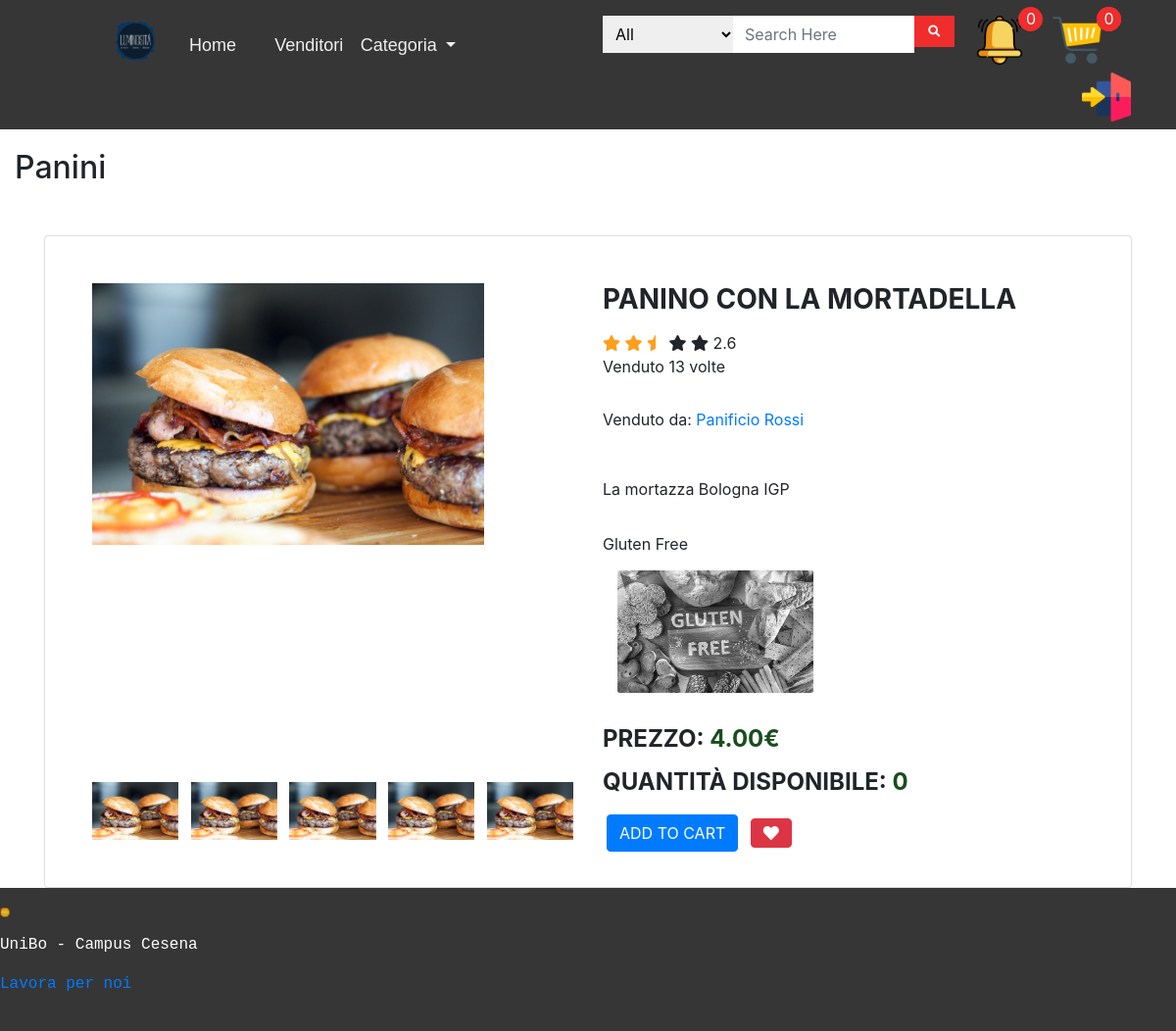
Screenshot of /foodCategory.php?id=4 with the database file from the repository.
### tables this page shows
CREATE TABLE `prodotto` (
  `prodottoID` int(11) NOT NULL,
  `nomeProd` mediumtext NOT NULL,
  `descrProd` text NOT NULL,
  `prezzo` decimal(10,2) UNSIGNED NOT NULL,
  `glutenFree` tinyint(4) NOT NULL DEFAULT 0,
  `quantity` int(11) UNSIGNED NOT NULL,
  `venduto` int(11) NOT NULL,
  `vendorID` int(11) NOT NULL,
  `foodType` int(11) NOT NULL
);

CREATE TABLE `foodcategory` (
  `CategoryID` int(11) NOT NULL,
  `CategoryName` text NOT NULL,
  `CategoryDescr` text NOT NULL
);

CREATE TABLE `venditore` (
  `vendorID` int(11) NOT NULL,
  `nomeAzienda` text NOT NULL,
  `indirizzo` text NOT NULL,
  `orariConsegna` text NOT NULL,
  `contatto` text NOT NULL,
  `descrizione` text NOT NULL,
  `userID` int(11) NOT NULL
);

### foodCategory.php (called while the page is built, shortened)
<?php
require_once 'bootstrap.php';
$templateParams["nome"] = "foodList.php";
$templateParams["categorie"] = $dbh->getFoodTypes();
$idcategoria = -1;
if(isset($_GET["id"])){
    $idcategoria = $_GET["id"];
}
$nomecategoria = $dbh->getSpecificCat($idcategoria)[0];
if(count($nomecategoria)>0){
    $templateParams["titolo_pagina"] = $nomecategoria["CategoryName"];
    $templateParams["articoli"] = $dbh->getFoodSpecificDetails($nomecategoria["CategoryID"]);
    $templateParams["list-type"]="container";
}
else{
    $templateParams["titolo_pagina"] = "Al momento non ci sono prodotti";
    $templateParams["articoli"] = array();
}
require 'template/base.php';
?>

### db/database.php (called while the page is built, shortened)
<?php
class DatabaseHelper{
    private $db;
    public function __construct($servername, $username, $password, $dbname, $port){
        $this->db = new mysqli($servername, $username, $password, $dbname, $port);
    }
    public function getFoodTypes(){
        $stmt = $this->db->prepare("SELECT CategoryID, CategoryName, CategoryDescr FROM foodcategory");
        $stmt->execute();
        $result = $stmt->get_result();
        return $result->fetch_all(MYSQLI_ASSOC);
    }
    public function getFoodSpecificDetails($type) {
        $sql = "SELECT
                    `prodottoID`,
                     p.`vendorID`,
                    `CategoryID`,
                    `CategoryName`,
                    `nomeProd`,
                    `descrProd`,
                    `glutenFree`,
                    `quantity`,
                    `prezzo`,
                    `venduto`,
                    `nomeAzienda`
                FROM `prodotto` AS p LEFT JOIN `venditore` AS c1 ON p.vendorID = c1.vendorID
                LEFT JOIN `foodcategory` AS c2 ON p.foodType = c2.CategoryID
                WHERE `foodType` = ?;";
        $stmt = $this->db->prepare($sql);
        $stmt->bind_param('i', $type);
        $stmt->execute();
        $result = $stmt->get_result();
        return $result->fetch_all(MYSQLI_ASSOC);
    }
    public function starRate($value){
        $val = $value / 5;
        return $val;
    }
    public function getSpecificCat($id){
        $sql = "SELECT CategoryID, CategoryName FROM foodcategory WHERE CategoryID = ?";
        $stmt = $this->db->prepare($sql);
        $stmt->bind_param('i', $id);
        $stmt->execute();
        $result = $stmt->get_result();
        return $result->fetch_all(MYSQLI_ASSOC);
    }
}

### bootstrap.php (called while the page is built, shortened)
<?php
require_once("db/database.php");
$dbh = new DatabaseHelper("localhost", "root", "", "luminosita_db", 3306);?>

### template/base.php (the view, shortened to what this page needs)
<?php if(isset($_COOKIE["logged"]) && isset($_COOKIE["mail"]) && isset($_COOKIE["id"])){
    $templateParams["toReadNotif"] = $dbh->getNotificationToRead($_COOKIE["id"]);
} else {
    $templateParams["toReadNotif"] = 0;
}?>
<html lang="it">
<head>
    <link rel="stylesheet" type="text/css" href="./css/main_style.css"/>
    <link href="https://cdn.jsdelivr.net/npm/bootstrap@5.0.2/dist/css/bootstrap.min.css" rel="stylesheet">
    <link rel="stylesheet" href="https://cdn.jsdelivr.net/npm/bootstrap@4.3.1/dist/css/bootstrap.min.css"/>
    <link rel='stylesheet' href='https://cdnjs.cloudflare.com/ajax/libs/font-awesome/4.7.0/css/font-awesome.min.css'/>
    <link rel="stylesheet" href="https://use.fontawesome.com/releases/v5.10.2/css/all.css" />
    <link rel='stylesheet' href='https://gitcdn.github.io/bootstrap-toggle/2.2.2/css/bootstrap-toggle.min.css'/>
    <link rel="stylesheet" href="https://www.markuptag.com/bootstrap/5/css/bootstrap.min.css" />
    <?php endforeach;
    $templateParams["category"] = $dbh->getFoodTypes();
    ?>
</head>
<body>
<header class="navbar navbar-inverse navbar-static-top">
<div class="container-fluid">
        <div class="row">
            <div class="col-lg-6 col-md-6">
                <nav class="navbar navbar-expand-xl navbar-light">
                    <div class="container-fluid">
                        <a href="index.php" class="navbar-brand">
                            <img style="width: 400px" src="<?php echo LOGO."scuro.png"; ?>" alt="logo" class="img-fluid" />
                        </a>
                        <div class="collapse navbar-collapse" id="navbarNavDropdown">
                            <ul class="navbar-nav mx-auto">
                                <li class="nav-item">
                                    <a class="nav-link active" aria-current="page" href="index.php">Home</a>
                                </li>
                                <li class="nav-item">
                                    <a class="nav-link active" aria-current='page' href="foodVendor.php?list">Venditori</a>
                                </li>
                                <li class="nav-item dropdown">
                                    <a class="nav-link dropdown-toggle" href="#" id="navbarDropdownMenuLink" role="button" data-bs-toggle="dropdown" aria-expanded="false">
                                        Categoria
                                    </a>
                                </li>
                            </ul>
                        </div>
                    </div>
                </nav>
            </div>
            <div class="col-lg-4 col-md-3">
                <div class="header-search mt-2">
                    <div class="search-form">
                        <form method="get">
                            <div class="input-group">
                                <div class="select-style">
                                    <select name="order">
                                        <option class="topshow" value="1">All</option>
                                    </select>
                                </div>
                                <input type="text" name="search" id="search" class="form-control" placeholder="Search Here" />
                                <div class="input-group-addon">
                                    <button type="submit"><i class="fas fa-search"></i></button>
                                </div>
                            </div>
                        </form>
                    </div>
                </div>
            </div>
            <div class="col-lg-2 col-md-3 cart-login">
                <div class="float-end cart mt-2">
                    <a href="carrello.php">
                        <img class="img-fluid" style="width: 50px" src="<?php echo UPLOAD_DIR."carts.png"; ?>" alt="cart" />
                        <span class="dot number" id="products_num">
                            <span class="total-count dot"></span>
                        </span>
                    </a>
                </div>
                <div class="float-end cart mt-2">
                    <a href="notifications_list.php">
                        <img class="img-fluid" style="width: 50px" src="<?php echo UPLOAD_DIR."bell.png"; ?>" alt="cart" />
                        <span class="dot number" id="products_num">
                            <span class=""><?php echo $templateParams["toReadNotif"]; ?></span>
                        </span>
                    </a>
                </div>
                <div class="float-end cart mt-2">
                    <a href="login.php">
                        <?php if(isset($_COOKIE["id"]) && isset($_COOKIE["mail"])): ?><img class="img-fluid" style="width: 50px" src="<?php echo UPLOAD_DIR."user.png"; ?>" alt="dashboard" /><?php else: ?><img class="img-fluid" style="width: 50px" src="<?php echo UPLOAD_DIR."login.png"; ?>" alt="login" /><?php endif; ?>
                    </a>
                </div>
            </div>
        </div>
    </div>
</header>
<main class="container col col-lg-12 col-md-12 col-sm-12 col-1">
    <?php
    if(isset($templateParams["nome"])){
        require($templateParams["nome"]);
    }
    ?>
</main>
<footer>
    <p><img id="logo_foot" style="width: 10px" src=<?php echo LOGO."chiaro.png"; ?> ><?php echo $templateParams["titolo"]; ?></p>
    <p>UniBo - Campus Cesena</p>
    <p><a href="vendor_register.php">Lavora per noi</a></p>
</footer>
</body>
</html>

### template/foodList.php (shortened to what this page needs)
<?php if(isset($templateParams["titolo_pagina"])): ?>
    <h2><?php echo $templateParams["titolo_pagina"]; ?></h2>
<?php endif;?>
<?php foreach($templateParams["articoli"] as $art):
    $img = CAT_DIR.$art["CategoryID"].". ".$art["CategoryName"].".jpg";
    $val = $dbh->starRate($art["venduto"]);
    $value = explode('.', $val);
    $int = (int) $value[0];
    $decimal = (int) $value[1];
    ?>
    <div class="container">
        <div class="card">
            <div class="container-fliud">
                <div class="wrapper row">
                    <div class="preview col-md-6">
                        <div class="preview-pic tab-content">
                          <div class="tab-pane active" id="pic-1"><img style="width: 400px; height 252px" src="<?php echo $img; ?>"/></div>
                        </div>
                        <ul class="preview-thumbnail nav nav-tabs">
                          <li class="active"><a data-target="#pic-1" data-toggle="tab"><img style="width: 400px; height 252px" src="<?php echo $img; ?>"/></a></li>
                          <li><a data-target="#pic-2" data-toggle="tab"><img src="<?php echo $img; ?>" /></a></li>
                          <li><a data-target="#pic-3" data-toggle="tab"><img src="<?php echo $img; ?>" /></a></li>
                          <li><a data-target="#pic-4" data-toggle="tab"><img src="<?php echo $img; ?>" /></a></li>
                          <li><a data-target="#pic-5" data-toggle="tab"><img src="<?php echo $img; ?>" /></a></li>
                        </ul>
                    </div>
                    <div class="details col-md-6">
                        <h3 class="product-title"><?php echo $art["nomeProd"]; ?></h3>
                        <div class="rating">
                            <div class="stars">
                                <?php
                                if($decimal==0):
                                    $j = $int;
                                    for($i=0; $i<5; $i++):
                                        if($j>0):
                                            $j--;?>
                                            <span class="fa fa-star checked"></span>
                                        <?php else: ?>
                                            <span class="fa fa-star"></span>
                                  <?php endif;
                                    endfor; ?>
                                <?php else:
                                    $j = $int;
                                    $k = $decimal;
                                    for($i=0; $i<5; $i++):
                                        if($j>0):
                                            $j--;?>
                                            <span class="fa fa-star checked"></span>
                                        <?php
                                        elseif($k>0 && $j==0):
                                            $k=-1; ?>
                                            <span class="fa fa-star-half checked"></span>
                                        <?php else: ?>
                                            <span class="fa fa-star"></span>
                                        <?php endif; ?>
                                    <?php
                                    endfor;
                                endif; ?>
                                <span><?php echo $val; ?></span>
                            </div>
                            <span class="review-no">Venduto <?php echo $art["venduto"];?> volte</span>
                        </div>
                        <p class="product-description"><p>Venduto da: <a href="foodVendor.php?spec&id=<?php echo $art["vendorID"] ?>"><?php echo $art["nomeAzienda"]; ?></a></p></p>
                        <p class="product-description"><p><?php echo $art["descrProd"]; ?></p></p>
                        <p class="product-description">
                            <label class="form-check-label" for="flexSwitchCheckDefault">Gluten Free</label>
                            <div class="col-md-3">
                                <div class="custom-control custom-checkbox image-checkbox">
                                    <label style="width: 200px" class="custom-control-label" for="ck1a">
                                        <img src="<?php echo UPLOAD_DIR."gluten-free.jpg"; ?>" alt="gluten-free" class="<?php if($art["glutenFree"] == "0") echo "no-gluten"; ?> img-fluid">
                                    </label>
                                </div>
                            </div>
                        </p>
                        <h4 class="price">Prezzo: <span><?php echo $art["prezzo"]; ?>€</span></h4>
                        <h4 class="price">Quantità disponibile: <span><?php echo $art["quantity"]; ?></span></h4>
                        <div class="action">
                            <button data-id="<?php echo $art["prodottoID"]; ?>" data-name="<?php echo $art["nomeProd"]; ?>" data-price="<?php echo $art["prezzo"]; ?>" class="add-to-cart btn btn-primary m-1" type="button">add to cart</button>
                            <button class="like btn btn-danger m-1" type="button"><span class="fa fa-heart"></span></button>
                        </div>
                    </div>
                </div>
            </div>
        </div>
    </div>
<?php endforeach; ?>

### rows the page displays
prodotto: foodType.CategoryName "Panini", foodType.CategoryName (picture), nomeProd "PANINO CON LA MORTADELLA", venduto "2.6", venduto "13", vendorID.nomeAzienda "Panificio Rossi", descrProd "La mortazza Bologna IGP", prezzo "4.00", quantity "0"

### other values shown
$templateParams["toReadNotif"] "0"
